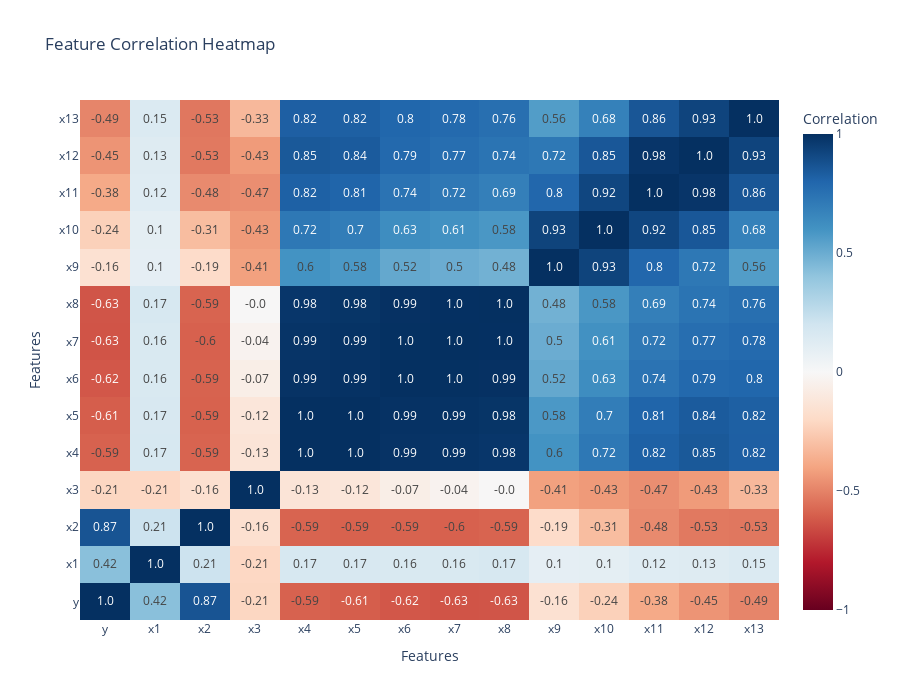

Source (notebook cell):
### Markdown cell above
This code is essential for understanding how features in the dataset relate to one another by visualizing their correlation matrix as a heatmap.

### Code cell
# Compute the correlation matrix
corr_matrix = df.corr()

# Create an interactive correlation heatmap
fig_heatmap = go.Figure(data=go.Heatmap(
    z=corr_matrix.values,
    x=corr_matrix.columns,
    y=corr_matrix.index,
    colorscale='RdBu',  
    colorbar=dict(title="Correlation"),
    zmin=-1, zmax=1,
    text=corr_matrix.round(2).astype(str).values,  
    texttemplate="%{text}",  
    hoverinfo="z+text"
))

fig_heatmap.update_layout(
    title="Feature Correlation Heatmap",
    xaxis_title="Features",
    yaxis_title="Features",
    width=900,
    height=700
)

fig_heatmap.show()

### Figure 1 — Plotly figure (JSON) as saved in the notebook; plotly's stock layout.template omitted (floating-point values rounded to 4 significant figures; data arrays with more than 128 entries replaced by an {"elided": "..."} marker saying what was removed)
{"data": [{"colorbar": {"title": {"text": "Correlation"}}, "colorscale": [[0, "rgb(103,0,31)"], [0.1, "rgb(178,24,43)"], [0.2, "rgb(214,96,77)"], [0.3, "rgb(244,165,130)"], [0.4, "rgb(253,219,199)"], [0.5, "rgb(247,247,247)"], [0.6, "rgb(209,229,240)"], [0.7, "rgb(146,197,222)"], [0.8, "rgb(67,147,195)"], [0.9, "rgb(33,102,172)"], [1, "rgb(5,48,97)"]], "hoverinfo": "z+text", "text": {"elided": "14x14 str values"}, "texttemplate": "%{text}", "type": "heatmap", "x": ["y", "x1", "x2", "x3", "x4", "x5", "x6", "x7", "x8", "x9", "x10", "x11", "x12", "x13"], "y": ["y", "x1", "x2", "x3", "x4", "x5", "x6", "x7", "x8", "x9", "x10", "x11", "x12", "x13"], "z": {"elided": "14x14 float values"}, "zmax": 1, "zmin": -1}], "layout": {"height": 700, "title": {"text": "Feature Correlation Heatmap"}, "width": 900, "xaxis": {"autorange": true, "range": [-0.5, 13.5], "title": {"text": "Features"}, "type": "category"}, "yaxis": {"autorange": true, "range": [-0.5, 13.5], "title": {"text": "Features"}, "type": "category"}}}
